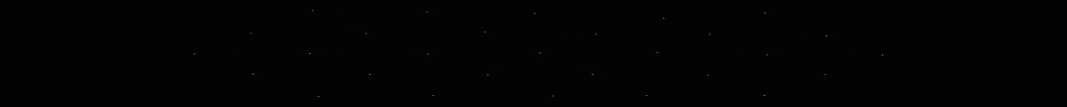
%> input picture examples/beads/PSF_320/0.tiff.tif, 3200 x 320 px (shown at 1/3 size)
$ octave calibration_semiauto.m   (GNU Octave 9; MATLAB toolbox functions it lacks are replaced by stand-ins)
%> lines starting %> are read from the running program, lines starting %| are printed output that depends on the picture; in (x1, y1, x2, y2) boxes, pixels count from 0 and x2, y2 are one past the last pixel; in counts of white or black regions, pixels touching at a corner belong together; the program's own positions count from 1
%% SLIM semi-auto calibration: find centroid for each sub-aperture images
% This code is only for reference. Any calibration method that finds center
% location of sub-aperture will serve the same purpose

% specify the PSF image at 0 um depth
filepath = '../example/beads/PSF_320';
filename = '0.tiff.tif';

scaleRatio = 0.2;  % vertical squeezing ratio
RESOLUTION = 305;  % horizontal pixel resolution of each sub-aperture
background = 200;  % PSF data background
thresholding = 30; % initial PSF binarize thresholding, will update itself automatically
num_roi = 29;      % number of sub-apertures
% num_roi = 19;
 arrangement = [5,6,7,6,5]; % number of sub-apertures on each row
% arrangement = [6,7,6];
angles = 2*[-25.85;-35;-43.65;32.18;23.57;-9.75;-19.2;-37.85;35.66;13.295;7.74;-3.65;-6.15;-41;41.9;38.795;4.405;0.905;9.915;16.35;26.125;-28.28;-15.3;-11.955;19.405;28.85;-47.5;-31.4;-20.85]; % rotation angles
% angles = 2*[-9.75;-19.2;-37.85;35.66;13.295;7.74;-3.65;-6.15;-41;41.9;38.795;4.405;0.905;9.915;16.35;26.125;-28.28;-15.3;-11.955;]; % rotation angles


%% Follow instructions displayed in the Command Window
calibration_img = flipud(double(imread(fullfile(filepath,filename))));
%> calibration_img: size 320x3200 double; min 76, max 3340, mean 111.9; mean of the top-left, top-right, bottom-left and bottom-right quarters 111.5, 112.1, 112, 112
calibration_img = calibration_img - background; calibration_img(calibration_img<0)=0;
while 1
    image_bw = calibration_img>thresholding;
    image_bw = bwpropfilt(image_bw, 'Area', [5, 100]);
    stats = regionprops(image_bw,'Centroid');
    num_roi_detect = length(stats);
    if num_roi_detect > num_roi
        thresholding = thresholding + 10;
    elseif num_roi_detect < num_roi
        thresholding = thresholding - 10;
    else
        break;
    end
end
%> this loop made 1 pass
%> num_roi_detect on pass 1: 29
%> pass 1, `image_bw = calibration_img>thresholding;`:
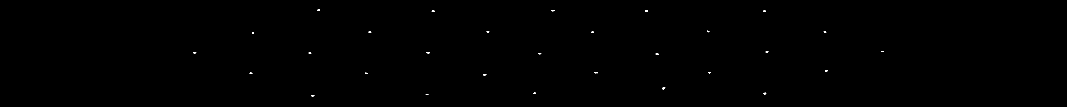
%> image_bw: size 320x3200 logical (shown at 1/3 size); 0.07% white; 29 white regions (1 under 20 px), largest, box (x1, y1, x2, y2) and area: (1278, 156, 1289, 160) 36, (1987, 261, 1996, 268) 36, (1773, 95, 1782, 99) 31
%> after the loop, thresholding = 30

ROIpositions = zeros(num_roi,2);
ROIpositions_temp = ROIpositions;
for idx=1:size(ROIpositions_temp,1)
    ROIpositions_temp(idx,:)=stats(idx).Centroid;
end
%> after the loop, ROIpositions_temp = 29 rows, first 12: [584.6 158.6; 753.3 220.5; 759.6 99.04; 930.2 159.6; 938.8 287.8; 956.6 30.57; 1099 220.7; 1110.2 97.11; 1281.7 284; 1284.4 158.4; 1299.8 34.3; 1454.9 224.6]
[~, idx_sort]=sort(ROIpositions_temp(:,2),'ascend');
%> idx_sort = 29 values, max 29 at index 12, min 1 at index 15, mean 15
for row=1:length(arrangement)
    temp = ROIpositions_temp(idx_sort(1+sum(arrangement(1:row-1)):sum(arrangement(1:row))),:);
    [~, idx_sort2]=sort(temp(:,1),'ascend');
    ROIpositions(1+sum(arrangement(1:row-1)):sum(arrangement(1:row)),:)=temp(idx_sort2,:);
end
%> this loop made 5 passes
%> idx_sort2 on passes 1 to 5: [1; 5; 2; 3; 4], [6; 4; 2; 5; 1; 3], [4; 5; 3; 6; 7; 2; 1], [4; 5; 6; 3; 2; 1], [5; 4; 2; 1; 3]
%> after the loop, ROIpositions = 29 rows, first 12: [956.6 30.57; 1299.8 34.3; 1659.4 32.4; 1940 33.85; 2294.1 34.18; 759.6 99.04; 1110.2 97.11; 1464.2 96.33; 1778.1 97.61; 2124.9 94.82; 2475.5 96.64; 584.6 158.6]

ROIpositions = round(ROIpositions);
%> ROIpositions = 29 rows, first 12: [957 31; 1300 34; 1659 32; 1940 34; 2294 34; 760 99; 1110 97; 1464 96; 1778 98; 2125 95; 2476 97; 585 159]

figure; imagesc(image_bw); axis equal; set(gcf,'Position',[680,77,1198,901]); hold on;
plot(ROIpositions(:,1),ROIpositions(:,2),'r*');
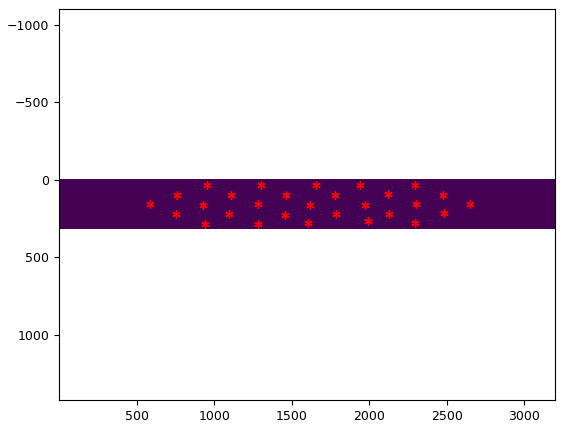
%> figure redrawn from the program's plot data
%> (the run ends here)
